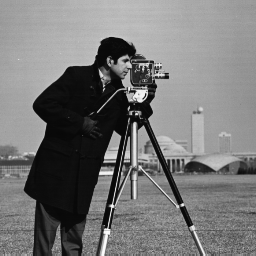
%> input picture Buoi_3/NangCao/cameraman.tif, 256 x 256 px
$ octave b3_2Sobel.m   (GNU Octave 9; MATLAB toolbox functions it lacks are replaced by stand-ins)
%> lines starting %> are read from the running program, lines starting %| are printed output that depends on the picture
% ??c ?nh
image = imread('cameraman.tif');  % Thay b?ng ???ng d?n ?nh c?a b?n
%> image is the input picture: size 256x256 uint8; min 7, max 253, mean 118.7

% Ki?m tra n?u ?nh là màu và chuy?n sang ?nh xám n?u c?n
if size(image, 3) == 3
    image = rgb2gray(image); % Chuy?n ?nh màu sang ?nh xám
end

% ??m b?o ?nh là ?nh xám và chuy?n sang ki?u double
image = double(image);
%> image: size 256x256 double

% L?y kích th??c c?a ?nh
[numRows, numCols] = size(image);
%> numRows = 256; numCols = 256

% B? l?c Sobel theo h??ng X và Y
sobel_x = [-1 0 1; -2 0 2; -1 0 1];  % B? l?c Sobel theo h??ng X
sobel_y = [-1 -2 -1; 0 0 0; 1 2 1];  % B? l?c Sobel theo h??ng Y

% Kh?i t?o ?nh ??u ra
edge_sobel = zeros(numRows, numCols);

% Bán kính c?a b? l?c (1 pixel cho b? l?c 3x3)
radius = 1;

% Duy?t qua ?nh (tr? biên)
for r = radius+1 : numRows-radius
    for c = radius+1 : numCols-radius
        % C?t c?a s? 3x3 quanh pixel (r, c)
        window = image(r-1:r+1, c-1:c+1);

        % Áp d?ng b? l?c Sobel theo h??ng X và Y
        gradient_x = sum(sum(window .* sobel_x));  % Gradient theo h??ng X
        gradient_y = sum(sum(window .* sobel_y));  % Gradient theo h??ng Y

        % Tính ?? l?n gradient (magnitude)
        edge_sobel(r, c) = sqrt(gradient_x^2 + gradient_y^2);
    end
end
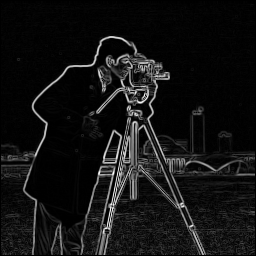
%> edge_sobel: size 256x256 double; min 0, max 914.6, mean 69.3; drawn with min black and max white

% Chuy?n ??i ?nh ??u ra v? ki?u uint8 n?u c?n
edge_sobel = uint8(edge_sobel);
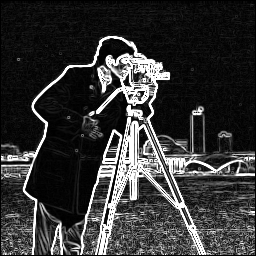
%> edge_sobel: size 256x256 uint8; min 0, max 255, mean 53.6

% Hi?n th? k?t qu?
imshow(edge_sobel);
title('Edge Detection using Sobel Filter');

$ run again, with Buoi_3/NangCao/trees.tif copied over Buoi_3/NangCao/cameraman.tif
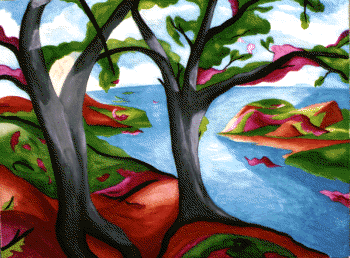
%> input picture Buoi_3/NangCao/trees.tif, 350 x 258 px
%> after the loop `for r = radius+1 : numRows-radius`:
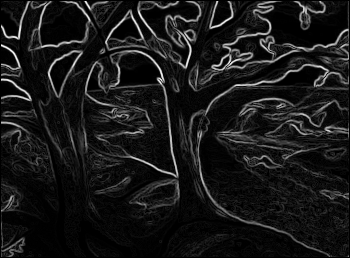
%> edge_sobel: size 258x350 double; min 0, max 530.7, mean 51.8; drawn with min black and max white
%> `edge_sobel = uint8(edge_sobel);`:
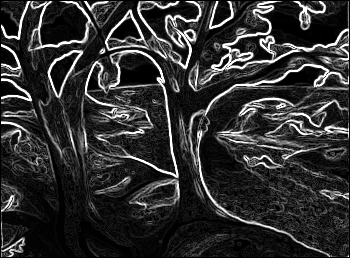
%> edge_sobel: size 258x350 uint8; min 0, max 255, mean 48.6
